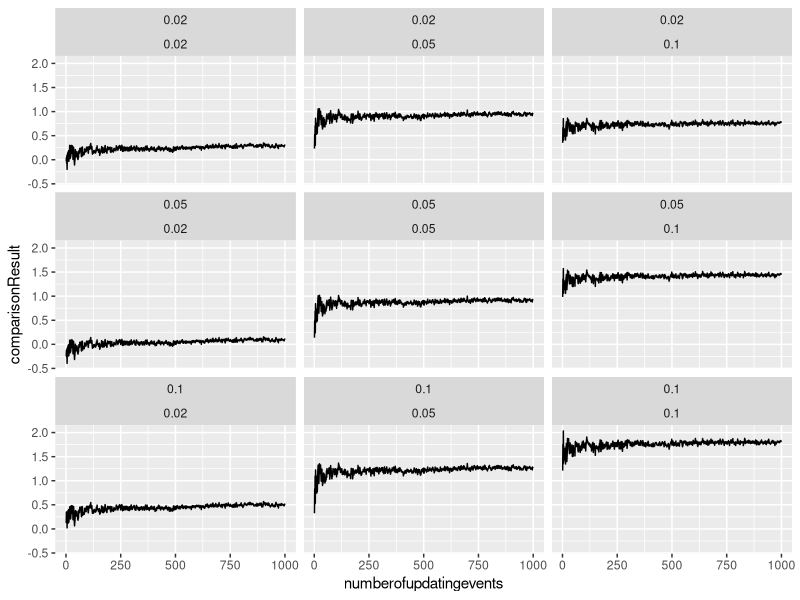

Write R code to recreate this figure.
library("ggplot2")
plot.data <- read.csv("./test-runtimeresult.csv")
str(plot.data)
ggplot(plot.data) +
    geom_line(aes(x = numberofupdatingevents, y = comparisonResult)) +
    facet_wrap(~developmentprevalence + updatingvalidationprevalence)
